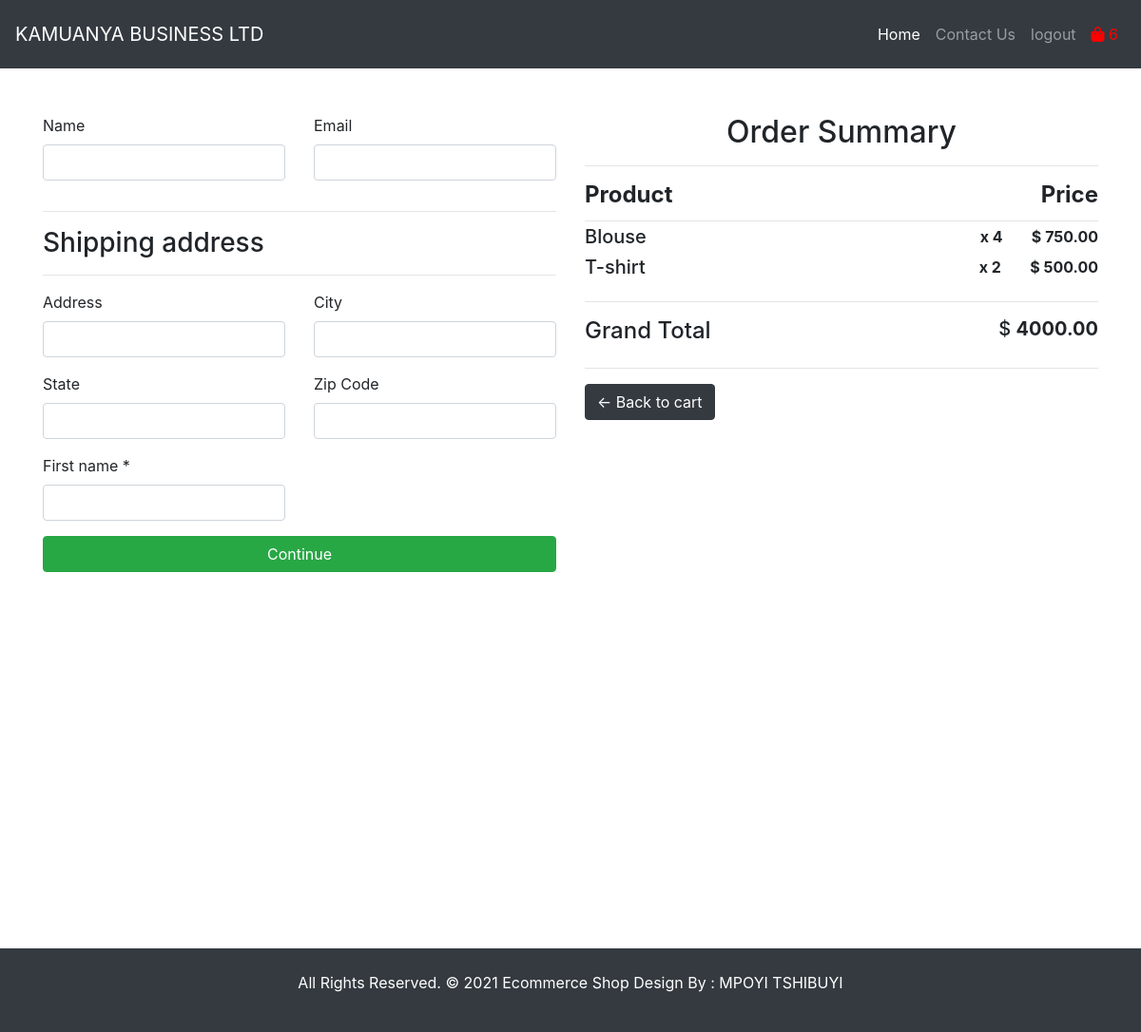
/checkout/ (signed in), run on an earlier commit of the app's database.
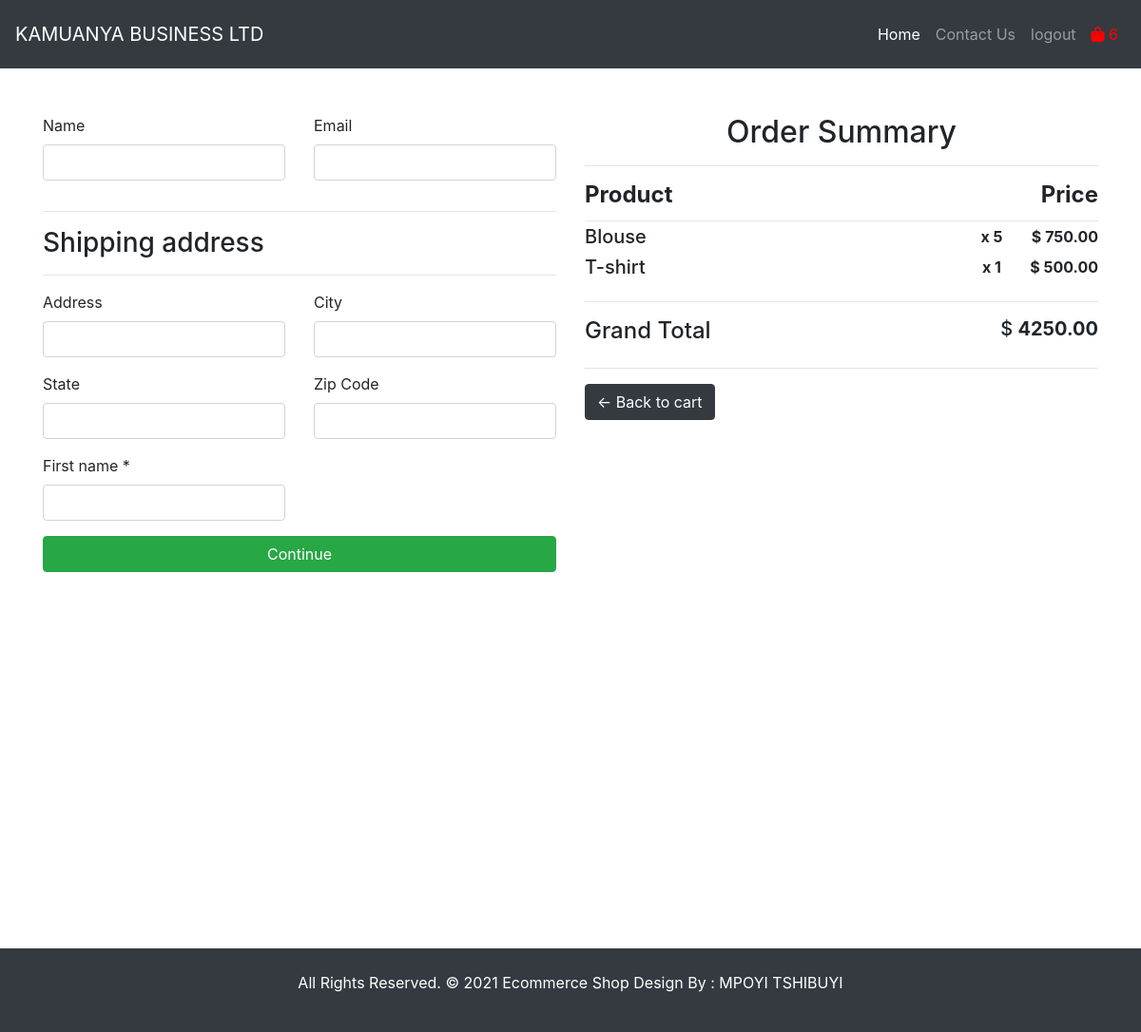
And on a later commit of the database.
### store/models.py (models this page shows, shortened)
class OrderItem(models.Model):
    user                          = models.ForeignKey(User,             verbose_name="USER",    on_delete=models.CASCADE)
    product                       = models.ForeignKey(Product,          verbose_name="PRODUCT", on_delete=models.CASCADE)
    order                         = models.ForeignKey(Order,            verbose_name="ORDER",   on_delete=models.CASCADE)
    complete                      = models.BooleanField(default=False)
    quantity                      = models.IntegerField("QUANTITY",     default=0)
    date_added                    = models.DateTimeField("DATE ADDED",  auto_now_add= True)
    class Meta:
        app_label   = 'store'
        db_table    = 'OrderItem'
        verbose_name_plural = 'orderitems'
    @property
    def get_total(self):
        total = self.product.price * self.quantity
        return total

class Order(models.Model):
    user                        = models.ForeignKey(User, on_delete=models.CASCADE)
    date_ordered                = models.DateTimeField(auto_now_add= True)
    complete                    = models.BooleanField(default=False)
    address                     = models.CharField(max_length=120, blank=True, null=True)
    payment                     = models.CharField(max_length=120, blank=True, null=True)
    coupon                      = models.CharField(max_length=120, blank=True, null=True)
    being_delivered             = models.CharField(max_length=120, blank=True, null=True)
    received                    = models.CharField(max_length=120, blank=True, null=True)
    refund_requested            = models.CharField(max_length=120, blank=True, null=True)
    refund_granted              = models.CharField(max_length=120, blank=True, null=True)
    class Meta:
        app_label   = 'store'
        db_table    = 'Order'
        verbose_name_plural = 'orders'
    @property
    def get_cart_total(self):
        orderitems = self.orderitem_set.all()
        total = sum([item.get_total for item in orderitems])
        return total
    @property
    def get_cart_items(self):
        orderitems = self.orderitem_set.all()
        total = sum([item.quantity for item in orderitems])
        return total
    @property
    def shipping(self):
        shipping = False
        orderitems = self.orderitem_set.all()
        for i in orderitems:
            if i.product.digital == False:
                shipping = True
        return shipping

class Product(models.Model):
    title                   = models.CharField('TITLE' ,                max_length=120)
    digital                 = models.BooleanField("DIGITAL",                   default=False, blank=True, null=True)
    image                   = models.ImageField('PRODUCT IMAGE',        upload_to='photo/',        blank=True,     null=True)
    description             = models.TextField('DESCRIPTION',           )
    price                   = models.DecimalField('PRICE',              max_digits=19,      default=0,              decimal_places=2,  blank=True)
    discount_price          = models.DecimalField('DISCOUNTED PRICE',   max_digits=19,      default=0,              decimal_places=2,  blank=True)
    top_featured            = models.BooleanField("TOP FEATURE",        default=False,      blank=True, null=True)
    best_seller             = models.BooleanField("BEST SELLER",        default=False,      blank=True, null=True)
    class Meta:
        app_label   = 'store'
        db_table    = 'Product'
        verbose_name_plural = 'products'

### store/views.py (the view)
# urls.py: path('checkout/',                                   checkout,           name="checkout"),
def checkout(request):
    template_name = 'store/checkout.html'
    if request.user.is_authenticated:
        user = request.user
        order, created = Order.objects.get_or_create(
            user = user,
            complete = False
        )
        items = order.orderitem_set.all()
        cartItems = order.get_cart_items
    else:
        items = []
        order = {'get_cart_total':0, 'get_cart_items': 0, 'sipping':False}
        cartItems = order['get_cart_items']
    context = {'items': items, 'order': order, 'cartItems':cartItems}
    return render(request, template_name, context)

### store/templates/store/checkout.html (shortened to what the changed rows need)
{% extends 'base.html' %}
{% load static %}
{% block content %}
<div class="cart-box-main mt-5" style="margin-bottom:350px">
    <div class="container">
        <div class="row">
            <div class="col-sm-6 col-lg-6 mb-3">
                <div class="row">
                    <div class="col-md-12 col-lg-12">
                        <div class="order-box">
                            <div class="title-left mb-3">
                                <h2 class="text-center"> Order Summary </h2>
                            </div>
                            {% for item in items %}
                            <div class="d-flex">
                                <h5> {{ item.product.title }}</h5>
                                <div class="ml-auto font-weight-bold display-5"> x {{ item.quantity }}&nbsp; &nbsp; &nbsp; &nbsp;
                                    $ {{ item.product.price }}
                                </div>
                            </div>
                            {% endfor %}
                            <div class="d-flex gr-total">
                                <div class="ml-auto h5"> $ <b>{{ order.get_cart_total }} </b></div>
                            </div>
                        </div>
                    </div>
                </div>
            </div>
        </div>
    </div>
</div>
{% endblock content %}

What changed in the data, as far as the page shows it:
changed OrderItem "Blouse": quantity "4" → "5"
changed OrderItem "T-shirt": quantity "2" → "1"
changed through a linked row, Order: get_cart_total "4000.00" → "4250.00"
